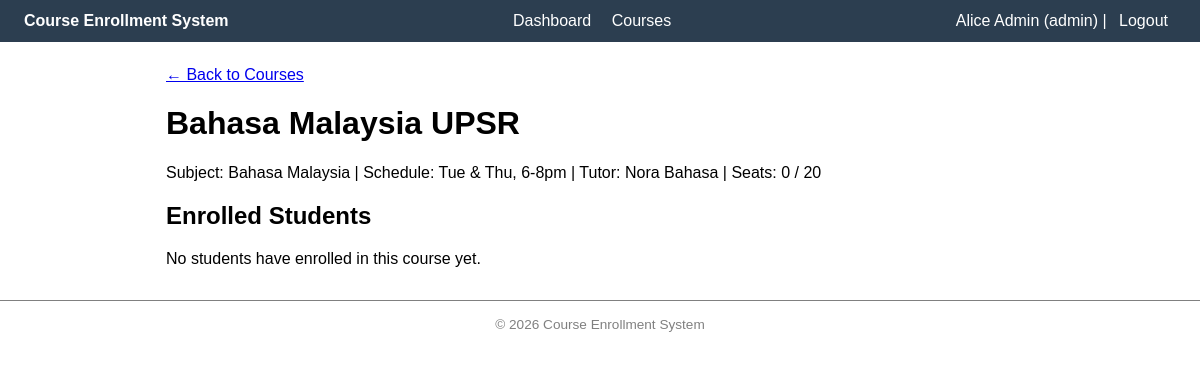
The page /courses.php?view=students&course_id=5 (signed in) on the database as committed earlier.
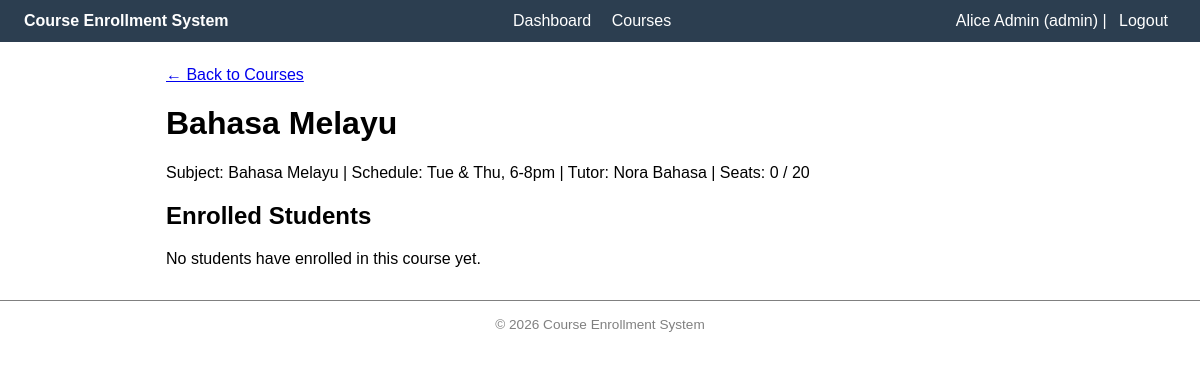
The same page on the database as committed later.
### tables this page shows
CREATE TABLE courses (
    id INT UNSIGNED AUTO_INCREMENT PRIMARY KEY,
    title VARCHAR(150) NOT NULL,
    subject VARCHAR(100) NOT NULL,
    schedule VARCHAR(100) NOT NULL,
    tutor_id INT UNSIGNED NOT NULL,
    max_seats INT UNSIGNED NOT NULL DEFAULT 20,
    created_at TIMESTAMP NOT NULL DEFAULT CURRENT_TIMESTAMP,
    CONSTRAINT fk_courses_tutor
        FOREIGN KEY (tutor_id) REFERENCES users(id)
        ON DELETE RESTRICT ON UPDATE CASCADE,
    INDEX idx_courses_tutor (tutor_id)
);

CREATE TABLE users (
    id INT UNSIGNED AUTO_INCREMENT PRIMARY KEY,
    name VARCHAR(100) NOT NULL,
    email VARCHAR(190) NOT NULL UNIQUE,
    password VARCHAR(255) NOT NULL,
    role ENUM('admin', 'tutor', 'student') NOT NULL,
    created_at TIMESTAMP NOT NULL DEFAULT CURRENT_TIMESTAMP
);

### courses.php (the view, shortened to what this page needs)
<?php
require_once __DIR__ . '/header.php';
$view = $_GET['view'] ?? 'list';
$course_id = (int) ($_GET['course_id'] ?? $_POST['course_id'] ?? 0);
    ?>
    <?php
if ($view === 'students') {
    $stmt = $pdo->prepare('
        SELECT c.*, u.name AS tutor_name
        FROM courses c
        JOIN users u ON c.tutor_id = u.id
        WHERE c.id = ?
    ');
    $stmt->execute([$course_id]);
    $course = $stmt->fetch();
    $stmt = $pdo->prepare('
        SELECT e.id AS enrollment_id, u.name, u.email, e.enrolled_at
        FROM enrollments e
        JOIN users u ON e.student_id = u.id
        WHERE e.course_id = ?
        ORDER BY u.name
    ');
    $stmt->execute([$course_id]);
    $students = $stmt->fetchAll();
    ?>
    <p><a href="courses.php">&larr; Back to Courses</a></p>
    <h1><?= htmlspecialchars($course['title'], ENT_QUOTES, 'UTF-8') ?></h1>
    <p>
        Subject: <?= htmlspecialchars($course['subject'], ENT_QUOTES, 'UTF-8') ?> |
        Schedule: <?= htmlspecialchars($course['schedule'], ENT_QUOTES, 'UTF-8') ?> |
        Tutor: <?= htmlspecialchars($course['tutor_name'], ENT_QUOTES, 'UTF-8') ?> |
        Seats: <?= count($students) ?> / <?= (int) $course['max_seats'] ?>
    </p>
    <h2>Enrolled Students</h2>
    <?php if (empty($students)): ?>
        <p>No students have enrolled in this course yet.</p>
    <?php endif; ?>
    <?php
    require __DIR__ . '/footer.php';
    exit;
}
?>
<?php require __DIR__ . '/footer.php'; ?>

Rows that differ between the two databases and show on the page:
changed courses "Tue & Thu, 6-8pm": title "Bahasa Malaysia UPSR" → "Bahasa Melayu"; subject "Bahasa Malaysia" → "Bahasa Melayu"
